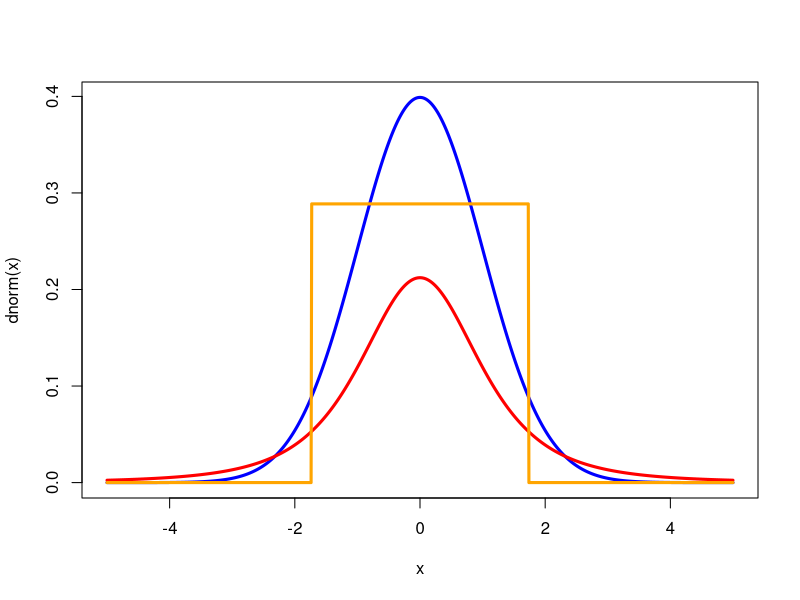
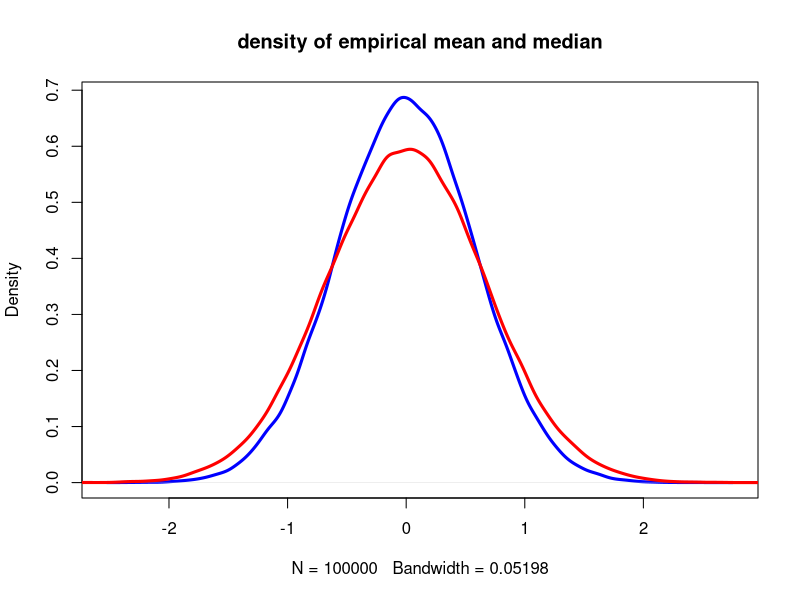
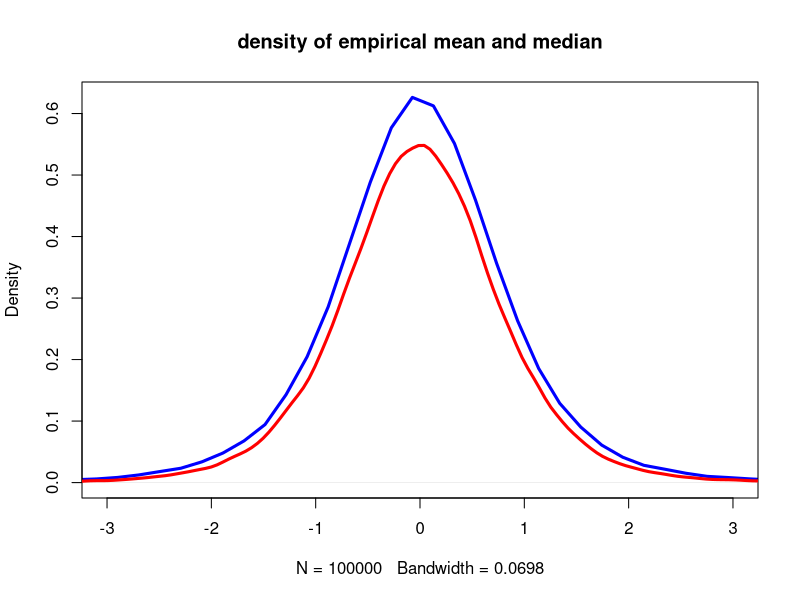
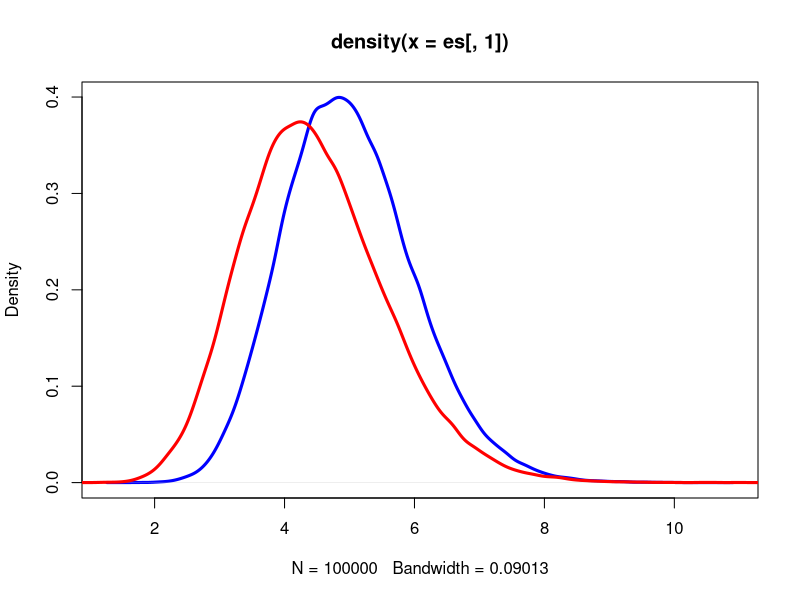
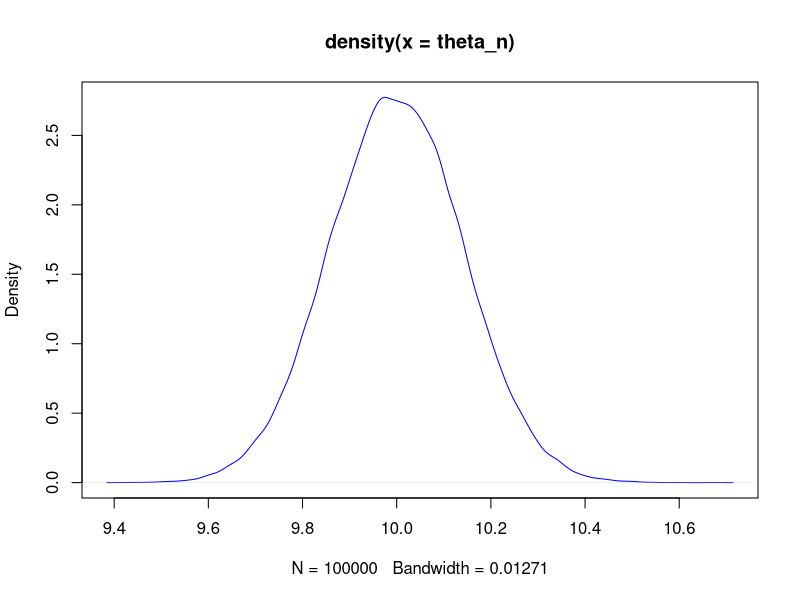
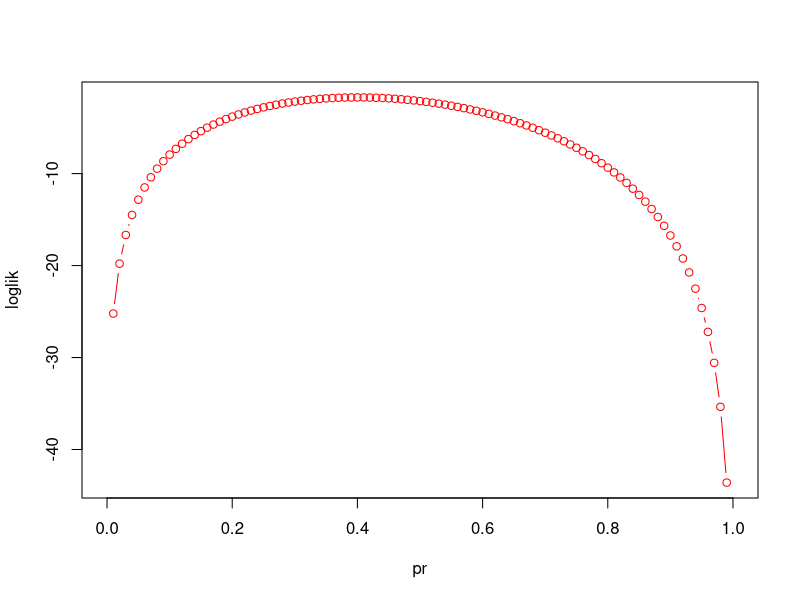
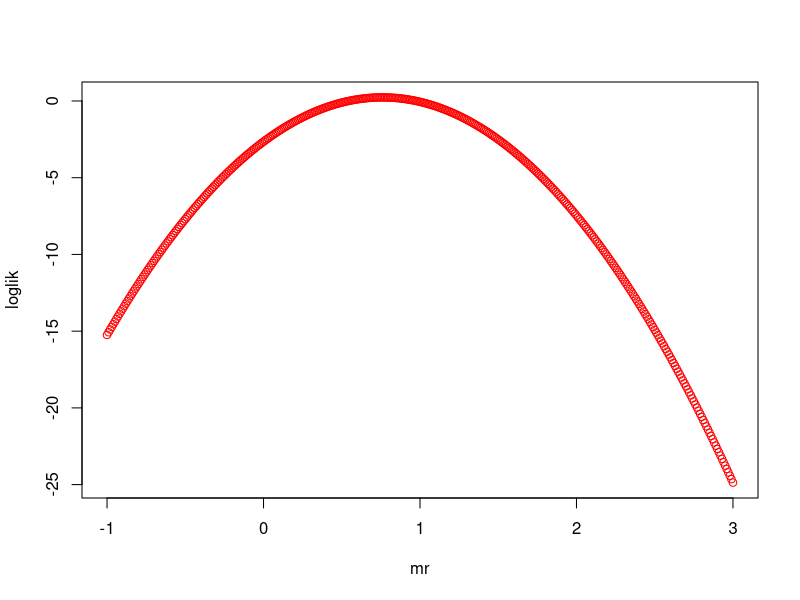

These figures' R source, in order:
## ---- chunk 1
y <- c(78, 85, 91, 76)
mean(y); var(y); sd(y)

## ---- chunk 2
x <- seq(-5, 5, by=0.01)
## Normal
plot(x, dnorm(x), col="blue", type="l", lwd=3)

## Student
df <- 3; sd_t <- sqrt(df/(df-2))
lines(x, dt(x, df=3) / sd_t, col="red", lwd=3)

## Uniform
lines(x, dunif(x, min = -sqrt(3), max=sqrt(3)), col="orange", lwd=3)
## ---- chunk 3
## simulation function
one.simu <- function(n){
  y <- rnorm(n)
  c(mean(y), median(y))
}

## replication
es <- t(replicate(10^5, one.simu(3)))
colnames(es) <- c("mean", "median")
## ---- chunk 4
plot(density(es[, 1]), col="blue", lwd=3, 
     main="density of empirical mean and median")
lines(density(es[, 2]), col="red", lwd=3)
## ---- chunk 5
colMeans(es) ## Bias (compare to 0)
apply(es, 2, var) ## Variance
## ---- chunk 6
colMeans(es^2) ## MSE
## ---- chunk 7
k <- 3
one.simu <- function(n){
  y <- rt(n, df=k)
  c(mean(y), median(y))
}


es <- t(replicate(10^5, one.simu(3)))
colnames(es) <- c("mean", "median")

## ---- chunk 8
plot(density(es[, 1]), col="blue", lwd=3, 
     main="density of empirical mean and median", xlim=c(-3, 3))
lines(density(es[, 2]), col="red", lwd=3)
## ---- chunk 9
colMeans(es) ## Bias (compare to 0)
apply(es, 2, var) ## Variance
## ---- chunk 10
colMeans(es^2) ## MSE

## ---- chunk 11
k <- 5
one.simu <- function(n){
  y <- rchisq(10, df=k)
  c(mean(y), median(y))
}


es <- t(replicate(10^5, one.simu(3)))
colnames(es) <- c("mean", "median")
## ---- chunk 12
plot(density(es[, 1]), col="blue", lwd=3)
lines(density(es[, 2]), col="red", lwd=3)
## ---- chunk 13
mean(es[, 1])-k ## mean bias

mean(es[, 2])-k*(1-2/(9*k))^3 ## median bias

apply(es, 2, var) ## Variance
## ---- chunk 14
mean((es[, 1] - k)^2) ## mean
mean((es[, 1] - k*(1-2/(9*k))^3 )^2) ## median
## ---- chunk 15
n <- 10^3
Y1 <- rpois(n, lambda=10)
Y2 <- rpois(n, lambda = Y1)
mean(Y2)    # using math we know that E(Y2) = 10
var(Y2)     # using math we know that V(Y2) = 20
cov(Y1, Y2) # using math we know that Cov(Y1, Y2) = 10
## ---- chunk 16
one.rep <- function(n=10^3){
  Y1 <- rpois(n, lambda=10)
  Y2 <- rpois(n, lambda = Y1)
  return(mean(Y2))
}

theta_n = replicate(10^5, one.rep())

## ---- chunk 17
plot(density(theta_n), col="blue")

## ---- chunk 18
Y <- rbinom(n=20, size=1, prob=0.5)
mean(Y)
pr <- seq(0, 1, by=0.01)
loglik <- dbinom(sum(Y), size=20, prob=pr, log=TRUE)
pr[which.max(loglik)]

## ---- chunk 19

plot(pr, loglik, col="red", type="b")

## ---- chunk 20
Y <- rnorm(n=10, mean=1)
mean(Y)
mr <- seq(-1, 3, by=0.01)
loglik <- dnorm(mean(Y), mean=mr, sd=1/sqrt(10), log=TRUE)

mr[which.max(loglik)]
## ---- chunk 21
plot(mr, loglik, col="red", type="b")
